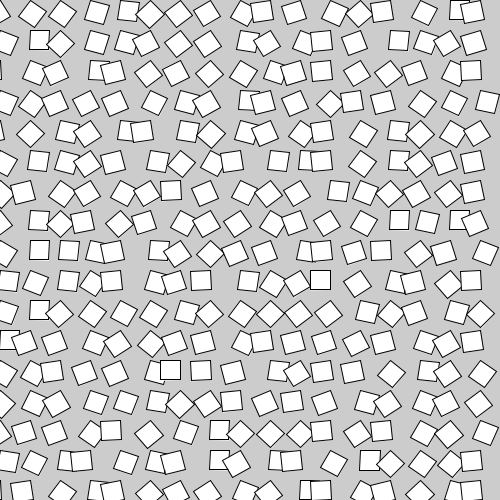
Frame 1 (no input)
Frame 60 (the mouse pressed at the canvas centre just before this capture): identical to frame 1, image omitted
Frame 120 (the mouse held since frame 60 and released just before this capture): identical to frame 1, image omitted

The Processing sketch that drew this single still picture (run headless with seeded random() and noise(); from frame 60 on, the mouse is pressed at the canvas centre):

// Processing sketch: template_trasformazioni
// ── template_trasformazioni.pde
void setup() {
  size(500, 500);
  // CICLI FOR PER GRIGLIA
  for(int i = 0; i < width; i += 30) {
    for(int j = 0; j < height; j+= 30) {
      pushMatrix();
      translate(i, j);
      rotate(radians(random(90)));
      rect(0, 0, 20, 20);
      popMatrix();
    }
  }
}

void draw() {
}
